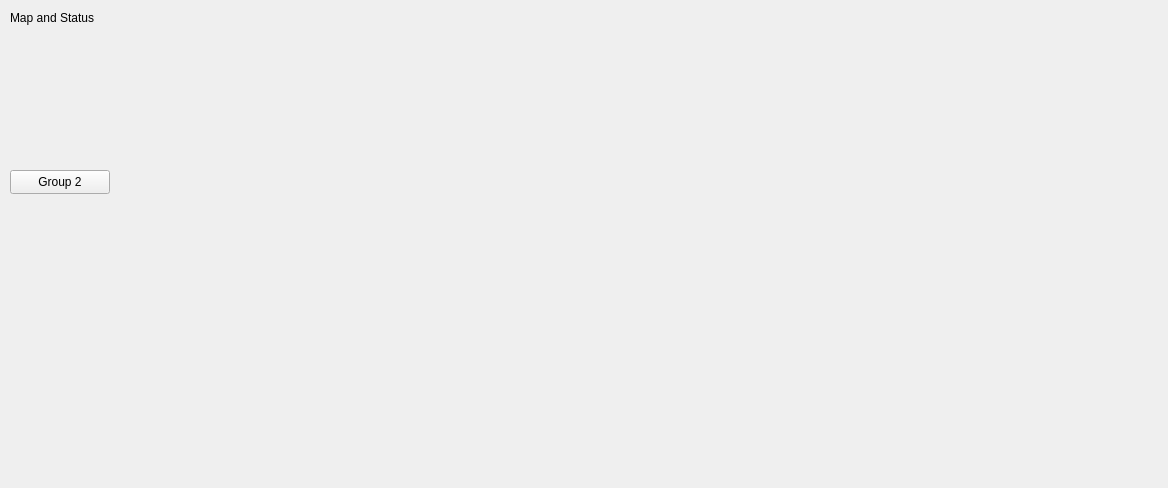
<?xml version="1.0" encoding="UTF-8"?>
<ui version="4.0">
 <class>Form</class>
 <widget class="QWidget" name="Form">
  <property name="geometry">
   <rect>
    <x>0</x>
    <y>0</y>
    <width>1168</width>
    <height>488</height>
   </rect>
  </property>
  <property name="windowTitle">
   <string>L1B Main</string>
  </property>
  <widget class="PyDMRelatedDisplayButton" name="PyDMRelatedDisplayButton_5">
   <property name="geometry">
    <rect>
     <x>10</x>
     <y>170</y>
     <width>100</width>
     <height>24</height>
    </rect>
   </property>
   <property name="toolTip">
    <string/>
   </property>
   <property name="text">
    <string>Group 2</string>
   </property>
   <property name="filenames" stdset="0">
    <stringlist>
     <string>$PHYSICS_TOP/mps_configuration/current/display/groups/LinkNodeGroup2.ui</string>
    </stringlist>
   </property>
   <property name="showIcon" stdset="0">
    <bool>false</bool>
   </property>
   <property name="openInNewWindow" stdset="0">
    <bool>true</bool>
   </property>
  </widget>
  <widget class="PyDMEmbeddedDisplay" name="PyDMEmbeddedDisplay_3">
   <property name="geometry">
    <rect>
     <x>10</x>
     <y>30</y>
     <width>881</width>
     <height>135</height>
    </rect>
   </property>
   <property name="toolTip">
    <string/>
   </property>
   <property name="filename" stdset="0">
    <string>$PHYSICS_TOP/mps_configuration/current/display/areas/mps_l1b_link_nodes.ui</string>
   </property>
  </widget>
  <widget class="QLabel" name="label_3">
   <property name="geometry">
    <rect>
     <x>10</x>
     <y>10</y>
     <width>121</width>
     <height>16</height>
    </rect>
   </property>
   <property name="text">
    <string>Map and Status</string>
   </property>
  </widget>
 </widget>
 <customwidgets>
  <customwidget>
   <class>PyDMRelatedDisplayButton</class>
   <extends>QPushButton</extends>
   <header>pydm.widgets.related_display_button</header>
  </customwidget>
  <customwidget>
   <class>PyDMEmbeddedDisplay</class>
   <extends>QFrame</extends>
   <header>pydm.widgets.embedded_display</header>
  </customwidget>
 </customwidgets>
 <resources/>
 <connections/>
</ui>
